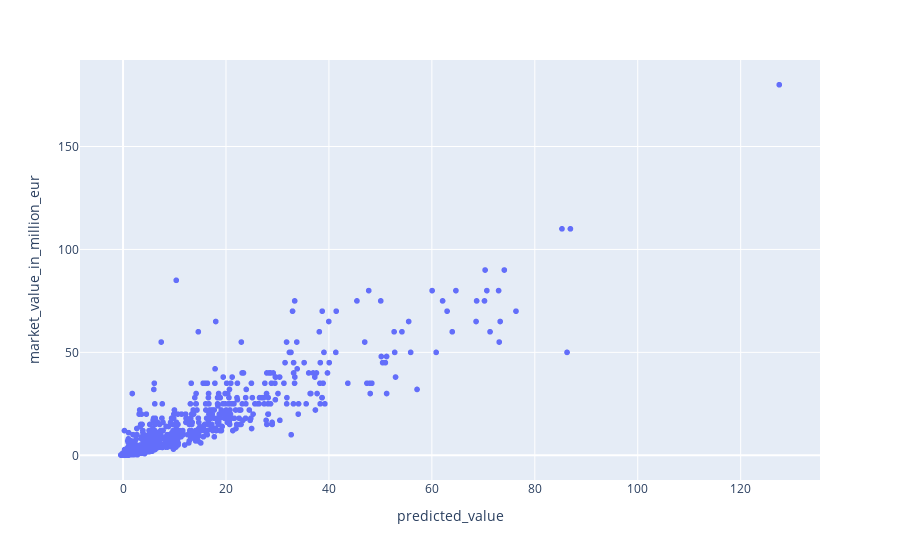

Write notebook code for a chart like this one.
### Code cell
forecast_df, regressor, y_test = predict_future_values(train_df, test_df, [2023, 2024, 2025, 2026, 2027, 2028], features)

### Figure 1 — Plotly figure (JSON) as saved in the notebook; plotly's stock layout.template omitted (floating-point values rounded to 4 significant figures; data arrays with more than 128 entries replaced by an {"elided": "..."} marker saying what was removed)
{"data": [{"customdata": {"elided": "1317x2 mixed values"}, "hovertemplate": "predicted_value=%{x}<br>market_value_in_million_eur=%{y}<br>name=%{customdata[0]}<br>age=%{customdata[1]}<extra></extra>", "legendgroup": "", "marker": {"color": "#636efa", "symbol": "circle"}, "mode": "markers", "name": "", "showlegend": false, "type": "scattergl", "x": {"elided": "1317 float values"}, "xaxis": "x", "y": {"elided": "1317 float values"}, "yaxis": "y"}], "layout": {"legend": {"tracegroupgap": 0}, "margin": {"t": 60}, "xaxis": {"anchor": "y", "domain": [0, 1], "title": {"text": "predicted_value"}}, "yaxis": {"anchor": "x", "domain": [0, 1], "title": {"text": "market_value_in_million_eur"}}}}
